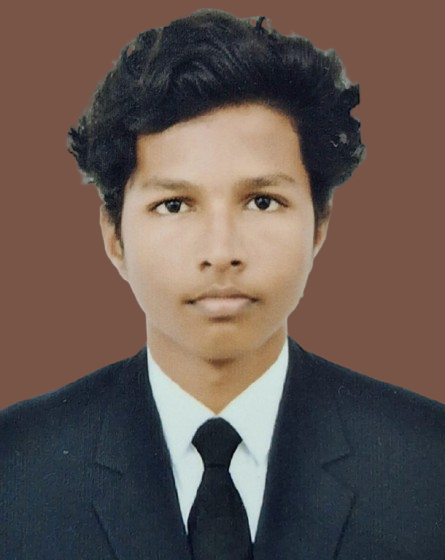
#> input picture pic.png, 445 x 560 px
$ jupyter execute 'EX7 (1).ipynb'
#> lines starting #> are read from the running program, lines starting #| are printed output that depends on the picture; after the words box and inside, x2 and y2 are one past the last pixel; in counts of white or black regions, pixels touching at a corner belong together
### Ex. No: 07
### Record-HOUGH TRANSFORM

### Name: ABISHEK S      Reg. No: 212224240003

[cell 1]
import cv2
import numpy as np
import matplotlib.pyplot as plt

[cell 2]
# Step 2: Load the image using imread() from cv2 module
image = cv2.imread('pic.png')  # Replace 'image.jpg' with your image path
#> image is the input picture: shape (560, 445, 3); mean B, G, R 80.8, 86.6, 101

[cell 3]
# Step 3: Convert the image to grayscale
gray_image = cv2.cvtColor(image, cv2.COLOR_BGR2GRAY)
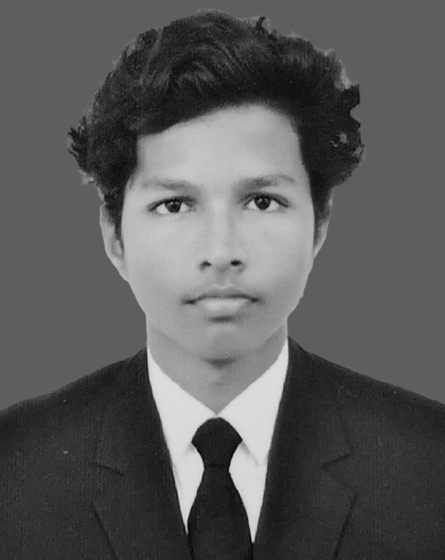
#> gray_image: shape (560, 445); min 1, max 223, mean 90.1

[cell 4]
# Input image and grayscale image
plt.imshow(cv2.cvtColor(image, cv2.COLOR_BGR2RGB))  # Convert image to RGB for displaying
plt.title("Input Image")
plt.axis('off')

[cell 5]
plt.imshow(gray_image, cmap='gray')
plt.title("Grayscale Image")
plt.axis('off')

[cell 6]
# Step 4: Using Canny operator from cv2, detect the edges of the image
edges = cv2.Canny(gray_image, 50, 150)  # Canny edge detection with threshold values 50 and 150
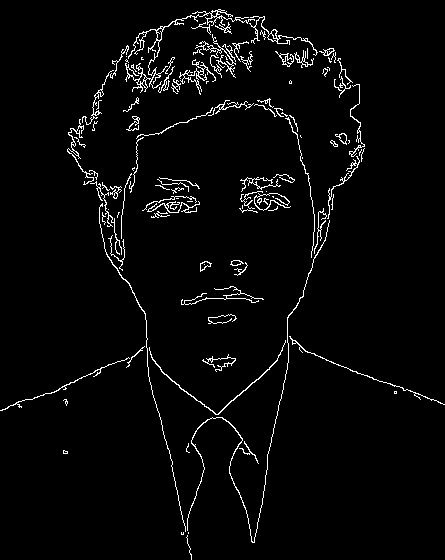
#> edges: shape (560, 445); 3.1% white in thin lines or dots

[cell 7]
# Canny Edge Detector output
plt.imshow(edges, cmap='gray')
plt.title("Canny Edge Detector")
plt.axis('off')

[cell 8]
# Step 5: Using the HoughLinesP(), detect line coordinates for every point in the image
# The parameters of HoughLinesP are: image, resolution, threshold, minLineLength, maxLineGap
lines = cv2.HoughLinesP(edges, 1, np.pi / 180, 100, minLineLength=50, maxLineGap=10)
#> lines = [[267, 462, 288, 359], [171, 465, 191, 559], [148, 375, 172, 467]]

[cell 9]
if lines is not None:
    for x1, y1, x2, y2 in lines.reshape(-1, 4):
        cv2.line(image, (x1, y1), (x2, y2), (0, 255, 0), 2)
#> this loop made 3 passes
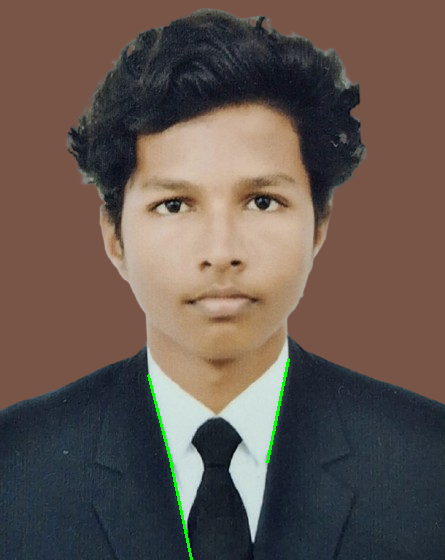
#> image: shape (560, 445, 3); 0.34% of pixels changed, all inside (x1, y1, x2, y2) = (147, 358, 290, 560)

[cell 10]
# Display the result of Hough Transform (Image with lines)
plt.imshow(cv2.cvtColor(image, cv2.COLOR_BGR2RGB))  # Image with lines drawn
plt.title("Result of Hough Transform")
plt.axis('off')
